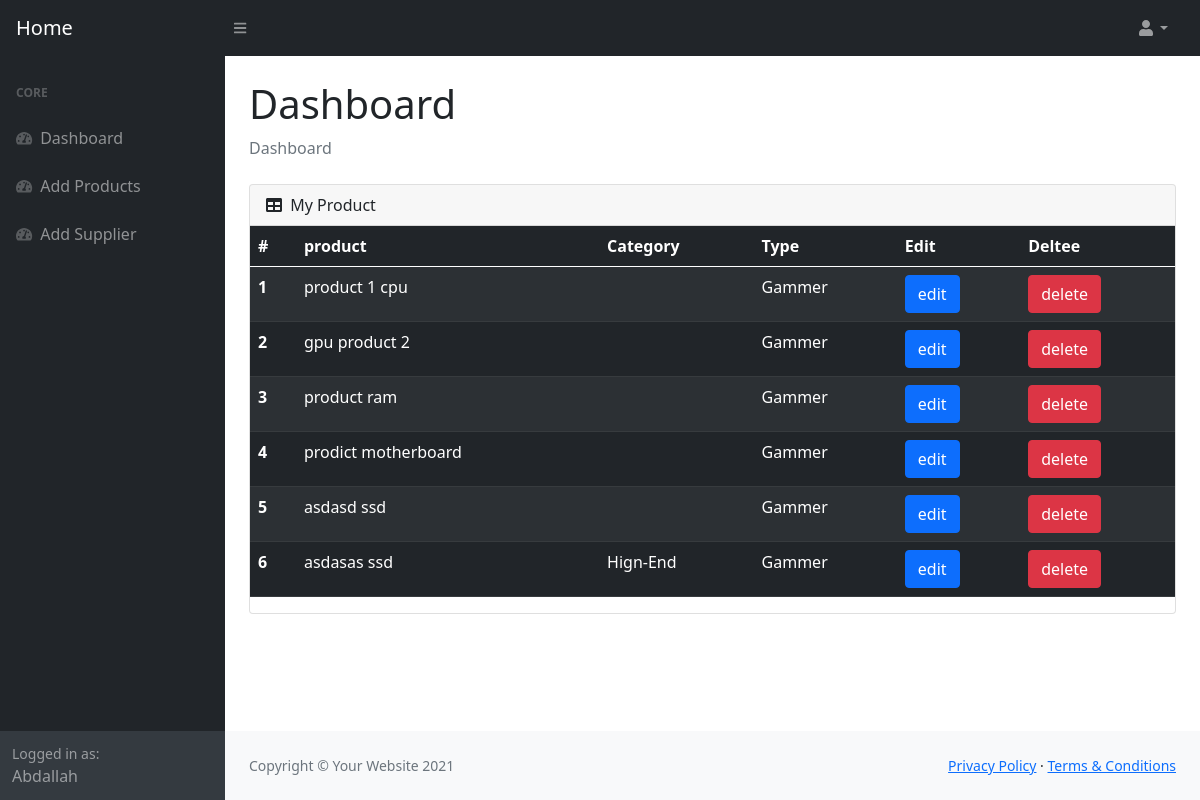
The page /dashboard/ (signed in) on the database its author committed.
### Tech_Parts/models.py (models this page shows, shortened)
class Product(models.Model):
    name=models.CharField(max_length=100)
    image=models.ImageField(blank=True,null=True)
    price=models.PositiveIntegerField(default=0)
    category=models.ForeignKey(Category,null=True,blank=True,on_delete=models.SET_NULL)
    processor=models.ForeignKey(Processor,null=True,blank=True,on_delete=models.SET_NULL)
    type=models.ForeignKey(Type,default=6,null=True,on_delete=models.SET_NULL)
    details=HTMLField()
    code=models.CharField(max_length=100,blank=True)
    slug=models.SlugField(blank=True,max_length=100,unique=True)

class Type(models.Model):
    name=models.CharField(max_length=50)
    li=models.CharField(max_length=100)

class Category(models.Model):
    name=models.CharField(max_length=50)

### Tech_Parts/views.py (the view)
# urls.py: path("dashboard/",views.dashboard,name="dashboard"),
@login_required
def dashboard(request):
    products=Product.objects.all().order_by("category")
    if request.user.is_superuser:
        print("hi")
    else:
        messages.error(request,"you dont have permission to add products")
        return redirect(reverse("home:home"))
    context={"products":products}
    return render(request,"dashboard/index.html",context)

### templates/dashboard/index.html (shortened to what this page needs)
{% load static %}
<!DOCTYPE html>
<html lang="en">
    <head>
        <link href="https://cdn.jsdelivr.net/npm/simple-datatables@latest/dist/style.css" rel="stylesheet" />
        <link href="{% static 'dashboard/css/styles.css'  %}" rel="stylesheet" />
    </head>
    <body class="sb-nav-fixed">
        <nav class="sb-topnav navbar navbar-expand navbar-dark bg-dark">
            <a class="navbar-brand ps-3" href="{% url 'home:home' %}">Home</a>
            <button class="btn btn-link btn-sm order-1 order-lg-0 me-4 me-lg-0" id="sidebarToggle" href="#!"><i class="fas fa-bars"></i></button>
            <ul class="navbar-nav ms-auto ms-md-0 me-3 me-lg-4">
                <li class="nav-item dropdown">
                    <a class="nav-link dropdown-toggle" id="navbarDropdown" href="#" role="button" data-bs-toggle="dropdown" aria-expanded="false"><i class="fas fa-user fa-fw"></i></a>
                </li>
            </ul>
        </nav>
        <div id="layoutSidenav">
            <div id="layoutSidenav_nav">
                <nav class="sb-sidenav accordion sb-sidenav-dark" id="sidenavAccordion">
                    <div class="sb-sidenav-menu">
                        <div class="nav">
                            <div class="sb-sidenav-menu-heading">Core</div>
                            <a class="nav-link" href="{% url 'home:dashboard' %}">
                                <div class="sb-nav-link-icon"><i class="fas fa-tachometer-alt"></i></div>
                                Dashboard
                            </a>
                            <a class="nav-link" href="{% url 'home:add' %}">
                                <div class="sb-nav-link-icon"><i class="fas fa-tachometer-alt"></i></div>
                                Add Products
                            </a>
                                 <a class="nav-link" href="{% url 'home:supplier' %}">
                                <div class="sb-nav-link-icon"><i class="fas fa-tachometer-alt"></i></div>
                                Add Supplier
                            </a>
                        </div>
                    </div>
                    <div class="sb-sidenav-footer">
                        <div class="small">Logged in as:</div>
                        {{request.user|title}}
                    </div>
                </nav>
            </div>
            <div id="layoutSidenav_content">
                <main>
                    <div class="container-fluid px-4">
                        <h1 class="mt-4">Dashboard</h1>
                        <ol class="breadcrumb mb-4">
                            <li class="breadcrumb-item active">Dashboard</li>
                        </ol>
                        <div class="card mb-4">
                            <div class="card-header">
                                <i class="fas fa-table me-1"></i>
                                My Product
                            </div>
                            <table class="table table-striped table-dark">
                                <thead>
                                  <tr>
                                    <th scope="col">#</th>
                                    <th scope="col">product</th>
                                    <th scope="col">Category</th>
                                    <th scope="col">Type</th>
                                    <th scope="col">Edit</th>
                                    <th scope="col">Deltee</th>
                                  </tr>
                                </thead>
                                <tbody>
                                    {% for i in products %}
                                  <tr>
                                    <th scope="row">{{forloop.counter}}</th>
                                    <td>{{i.name}}</td>
                                    <td>{{i.category.name}}</td>
                                    <td>{{i.type.name}}</td>
                                    <td> <a href="{% url 'home:edit' slug=i.slug %}" type="button" class="btn btn-primary">
                                       edit
                                       </a></td>
                                    <td>
                                        <button type="button" class="btn btn-danger" data-bs-toggle="modal" data-bs-target="#exampleModal-{{i.id}}">
                                         delete
                                        </button>
                                        </td>
                                  </tr>
                                  {% endfor %}
                                </tbody>
                              </table>
                        </div>
                    </div>
                </main>
                <footer class="py-4 bg-light mt-auto">
                    <div class="container-fluid px-4">
                        <div class="d-flex align-items-center justify-content-between small">
                            <div class="text-muted">Copyright &copy; Your Website 2021</div>
                            <div>
                                <a href="#">Privacy Policy</a>
                                &middot;
                                <a href="#">Terms &amp; Conditions</a>
                            </div>
                        </div>
                    </div>
                </footer>
            </div>
        </div>
    </body>
</html>

### rows shown on the page
Product: name "product 1 cpu", type.name "Gammer"
Product: name "gpu product 2", type.name "Gammer"
Product: name "product ram", type.name "Gammer"
Product: name "prodict motherboard", type.name "Gammer"
Product: name "asdasd ssd", type.name "Gammer"
Product: name "asdasas ssd", category.name "Hign-End", type.name "Gammer"

### other values the page prints
{{ request.user|title }} "Abdallah"
